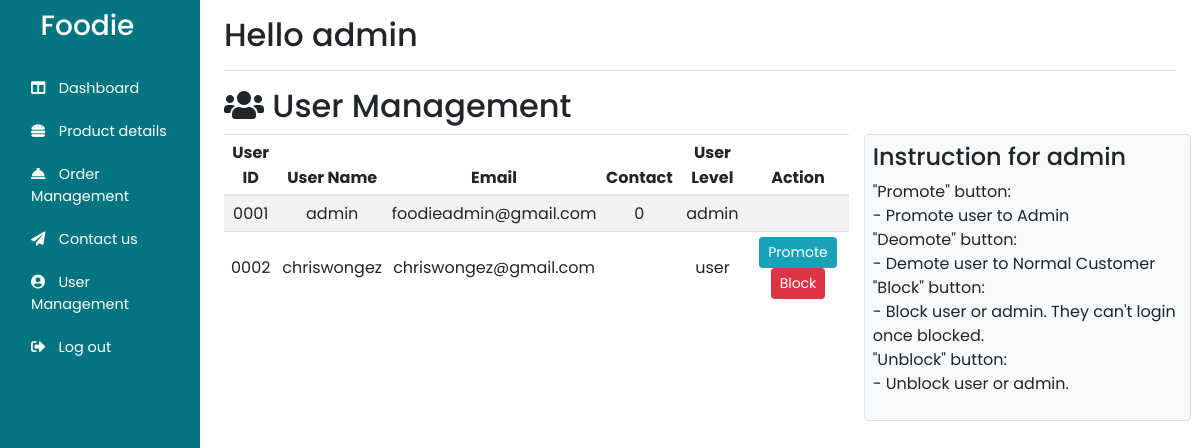
The page /Admin/user.php (signed in) on the database as committed earlier.
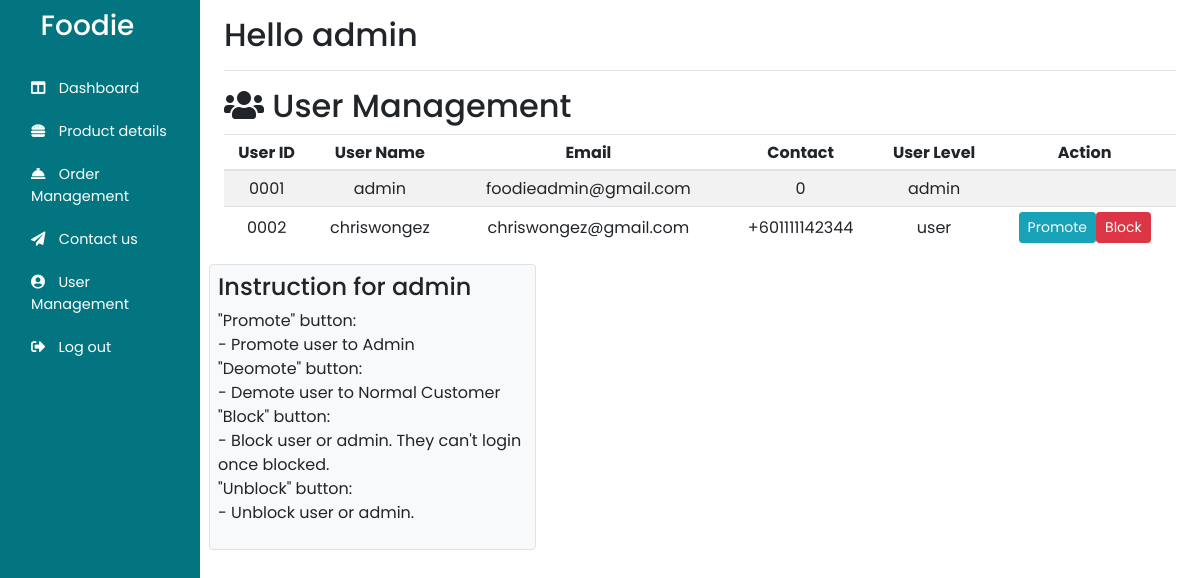
The same page on the database as committed later.
### tables this page shows
CREATE TABLE `users` (
  `userID` int(4) UNSIGNED ZEROFILL NOT NULL,
  `username` varchar(255) NOT NULL,
  `userpass` varchar(255) NOT NULL,
  `userlevel` varchar(255) NOT NULL,
  `usercontact` varchar(255) DEFAULT NULL,
  `useremail` varchar(255) NOT NULL,
  `userIsBlock` tinyint(1) NOT NULL DEFAULT 0,
  `userfirst` varchar(255) DEFAULT NULL,
  `userlast` varchar(255) DEFAULT NULL,
  `userAdd` varchar(255) NOT NULL,
  `userCity` varchar(255) NOT NULL,
  `userState` varchar(255) NOT NULL,
  `userZip` int(6) NOT NULL
);

### Admin/user.php (the view, shortened to what this page needs)
<head>
</head>
<?php
include_once("./templates/top.php");
include("../php/dbconnect.php");
?>
<div class="container-fluid">
    <div class="row">
        <?php include("./Adminnavbar.php")
        ?>
        <div class="row">
            <div class="col-10">
                <h2><i class="fas fa-users"></i> User Management</h2>
            </div>
        </div>
        <div class="row">
            <div class="col">
                <div class="table-responsive">
                    <table class="table table-striped table-sm">
                        <thead>
                            <tr>
                                <th class="text-center">User ID</th>
                                <th class="text-center">User Name</th>
                                <th class="text-center">Email</th>
                                <th class="text-center">Contact</th>
                                <th class="text-center">User Level</th>
                                <th class="text-center">Action</th>
                            </tr>
                        </thead>
                        <tbody id="customer_list">
                            <form method="post">
                                <?php
                                $query = ("SELECT * FROM `users` ");
                                $result = mysqli_query($con, $query);
                                while ($row = mysqli_fetch_assoc($result)) {
                                    if ($row['isBlock'] == 0) {
                                        echo "<tr>";
                                    } else if ($row['isBlock'] == 1) {
                                        echo "<tr style='background-color:red'>";
                                    }
                                    echo "<td class='align-middle text-center'>" . $row['userID'] . "</td>
                        <td class='align-middle text-center'>" . $row['username'] . "</td>
                        <td class='align-middle text-center'>" . $row['useremail'] . "</td>
                        <td class='align-middle text-center'>" . $row['usercontact'] . "</td>
						<td class='align-middle text-center'>" . $row['userlevel'] . "</td>";
                                    if ($row['userID'] != 1) {
                                        echo "<td class='align-middle text-center'>";
                                        if ($row['userlevel'] == "user" && $row['isBlock'] == 0)
                                            echo "<button value='" . $row['userID'] . "' type='submit' name='promote' class='btn btn-sm btn-info'>Promote</button>";
                                        else if ($row['userlevel'] == "admin" && $row['isBlock'] == 0)
                                            echo "<button value='" . $row['userID'] . "' type='submit' name='demote' class='btn btn-sm btn-info'>Demote</button>";
                                        if ($row['isBlock'] == 0) {
                                            echo "<button value='" . $row['userID'] . "' type='submit' name='block' class='btn btn-sm btn-danger'>Block</button>";
                                        } else if ($row['isBlock'] == 1) {
                                            echo "<button value='" . $row['userID'] . "' type='submit' name='unblock' class='btn btn-sm btn-danger'>Unblock</button>";
                                        }
                                        echo "</td>";
                                    } else
                                        echo "<td></td>";
                                    echo "</tr>";
                                }
                                ?>
                            </form>
                        </tbody>
                    </table>
                </div>
            </div>
            <div class="col-4 bg-light border rounded p-2">
                <h4>Instruction for admin</h4>
                <p>
                    "Promote" button:
                    <br> - Promote user to Admin<br>
                    "Deomote" button:
                    <br> - Demote user to Normal Customer<br>
                    "Block" button:
                    <br> - Block user or admin. They can't login once blocked.<br>
                    "Unblock" button:
                    <br> - Unblock user or admin.<br>
                </p>
            </div>
        </div>
        </main>
    </div>
</div>

Rows that differ between the two databases and show on the page:
changed users "chriswongez": usercontact (not shown) → "+601111142344"
